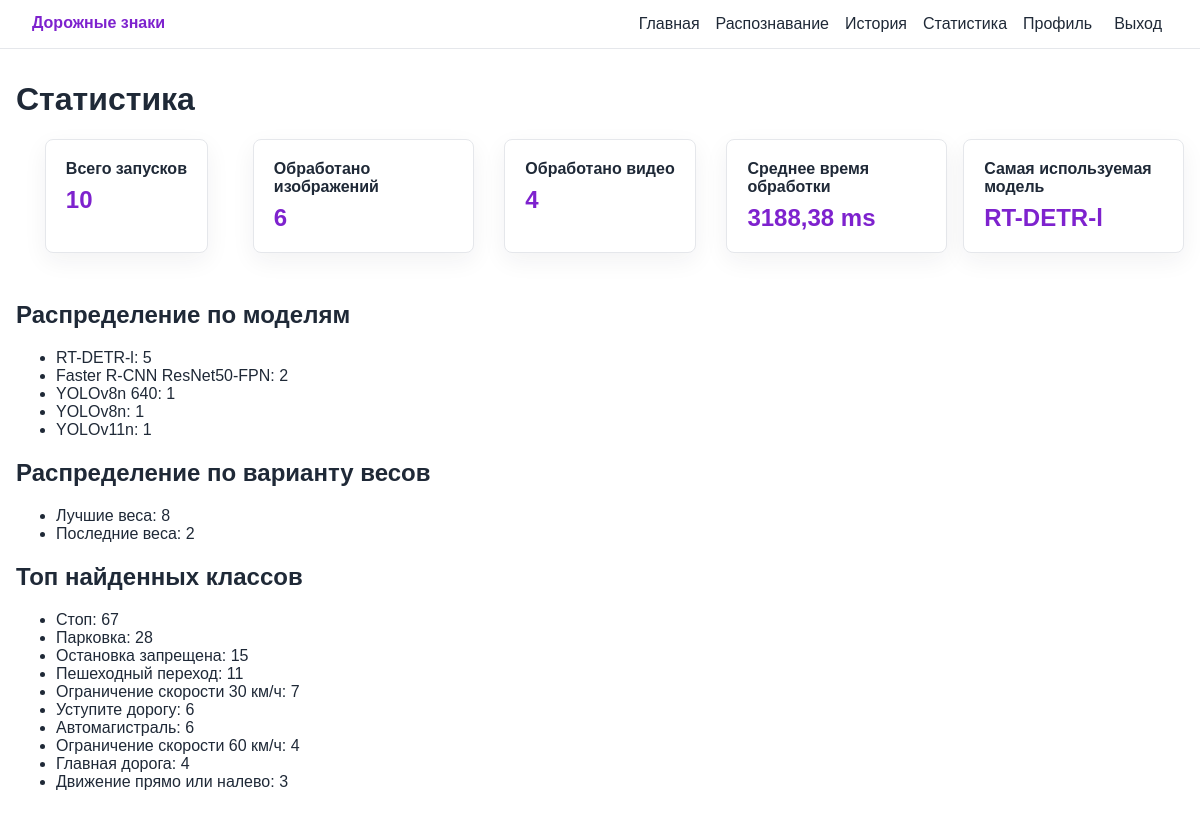
Screenshot of /stats/ (signed in) with the database file from the repository.
### detection/models.py (models this page shows, shortened)
class ModelWeight(models.Model):
    ULTRALYTICS = "ultralytics"
    TORCHVISION_FASTERRCNN = "torchvision_fasterrcnn"
    MODEL_TYPE_CHOICES = [
        (ULTRALYTICS, "Ultralytics YOLO/RT-DETR"),
        (TORCHVISION_FASTERRCNN, "Torchvision Faster R-CNN"),
    ]
    HIGH = "high"
    MEDIUM = "medium"
    LOW = "low"
    QUALITY_CHOICES = [
        (HIGH, "Высокое качество"),
        (MEDIUM, "Среднее качество"),
        (LOW, "Низкое качество"),
    ]
    title = models.CharField(max_length=120, unique=True)
    model_type = models.CharField(max_length=32, choices=MODEL_TYPE_CHOICES)
    weights_path = models.CharField(max_length=255)
    best_weights_path = models.CharField(max_length=255, blank=True)
    last_weights_path = models.CharField(max_length=255, blank=True)
    image_size = models.PositiveIntegerField(default=640)
    default_conf = models.FloatField(default=0.5)
    quality_label = models.CharField(max_length=16, choices=QUALITY_CHOICES, default=MEDIUM)
    is_active = models.BooleanField(default=True)
    created_at = models.DateTimeField(auto_now_add=True)
    class Meta:
        ordering = ["title"]

### detection/views.py (the view)
# urls.py: path("stats/", views.stats, name="stats"),
@login_required
def stats(request):
    runs = DetectionRun.objects.filter(user=request.user)
    done_runs = runs.filter(status=DetectionRun.DONE)
    model_distribution = (
        runs.values("model_weight__title")
        .annotate(total=Count("id"))
        .order_by("-total")
    )
    most_used_model = model_distribution[0] if model_distribution else None
    weight_distribution = (
        runs.values("weight_variant")
        .annotate(total=Count("id"))
        .order_by("-total")
    )
    top_classes_counter: Counter[str] = Counter()
    for run in done_runs:
        top_classes_counter.update(run.detected_classes or {})
    context = {
        "total_runs": runs.count(),
        "image_runs": runs.filter(file_type=DetectionRun.IMAGE).count(),
        "video_runs": runs.filter(file_type=DetectionRun.VIDEO).count(),
        "average_latency": done_runs.aggregate(avg=Avg("latency_ms"))["avg"],
        "model_distribution": model_distribution,
        "most_used_model": most_used_model,
        "weight_distribution": [
            {
                "label": dict(DetectionRun.WEIGHT_VARIANT_CHOICES).get(
                    item["weight_variant"],
                    item["weight_variant"],
                ),
                "total": item["total"],
            }
            for item in weight_distribution
        ],
        "top_classes": [
            (get_display_class_name(class_name), count)
            for class_name, count in top_classes_counter.most_common(10)
        ],
    }
    return render(request, "detection/stats.html", context)

### detection/class_names.py (called while the page is built)
def get_display_class_name(class_name: str) -> str:
    return CLASS_NAME_RU.get(class_name, class_name.replace("_", " ").capitalize())

### templates/detection/stats.html (shortened to what this page needs)
{% extends "base.html" %}
{% block content %}
<h1>Статистика</h1>
<div class="stats-grid">
  <div class="panel"><strong>Всего запусков</strong><span>{{ total_runs }}</span></div>
  <div class="panel"><strong>Обработано изображений</strong><span>{{ image_runs }}</span></div>
  <div class="panel"><strong>Обработано видео</strong><span>{{ video_runs }}</span></div>
  <div class="panel"><strong>Среднее время обработки</strong><span>{{ average_latency|floatformat:2|default:"-" }} ms</span></div>
  <div class="panel"><strong>Самая используемая модель</strong><span>{{ most_used_model.model_weight__title|default:"-" }}</span></div>
</div>
<h2>Распределение по моделям</h2>
<ul>
  {% for item in model_distribution %}
    <li>{{ item.model_weight__title }}: {{ item.total }}</li>
  {% empty %}
    <li>Данных пока нет.</li>
  {% endfor %}
</ul>
<h2>Распределение по варианту весов</h2>
<ul>
  {% for item in weight_distribution %}
    <li>{{ item.label }}: {{ item.total }}</li>
  {% empty %}
    <li>Данных пока нет.</li>
  {% endfor %}
</ul>
<h2>Топ найденных классов</h2>
<ul>
  {% for class_name, count in top_classes %}
    <li>{{ class_name }}: {{ count }}</li>
  {% empty %}
    <li>Данных пока нет.</li>
  {% endfor %}
</ul>
{% endblock %}

### static/css/styles.css (style rules this page uses)
:root { --accent: #7e22ce; --accent-dark: #581c87; --text: #1f2937; --muted: #6b7280; --border: #e5e7eb; --bg: #ffffff; --soft: #f8f5ff; }
* { box-sizing: border-box; }
body { margin: 0; color: var(--text); background: var(--bg); font-family: Arial, sans-serif; }
.form, .panel { max-width: 720px; margin: 0 auto 24px; padding: 20px; border: 1px solid var(--border); border-radius: 8px; background: #fff; }
.panel { box-shadow: 0 8px 24px rgba(31, 41, 55, 0.06); }
.stats-grid { display: grid; grid-template-columns: repeat(auto-fit, minmax(180px, 1fr)); gap: 16px; margin-bottom: 24px; }
.stats-grid .panel span { display: block; margin-top: 8px; color: var(--accent); font-size: 24px; font-weight: 700; }

### rows the page displays
ModelWeight: model_weight__title "RT-DETR-l", total "5"
ModelWeight: model_weight__title "Faster R-CNN ResNet50-FPN", total "2"
ModelWeight: model_weight__title "YOLOv8n 640", total "1"
ModelWeight: model_weight__title "YOLOv8n", total "1"
ModelWeight: model_weight__title "YOLOv11n", total "1"

### other values shown
{{ total_runs }} "10"
{{ image_runs }} "6"
{{ video_runs }} "4"
{{ average_latency|floatformat:2|default:"-" }} "3188,38"
{{ item.label }} "Лучшие веса" "Последние веса"
{{ item.total }} "8" "2"
{{ class_name }} "Стоп" "Парковка" "Остановка запрещена" "Пешеходный переход" "Ограничение скорости 30 км/ч" "Уступите дорогу" "Автомагистраль" "Ограничение скорости 60 км/ч" "Главная дорога" "Движение прямо или налево"
{{ count }} "67" "28" "15" "11" "7" "6" "6" "4" "4" "3"
